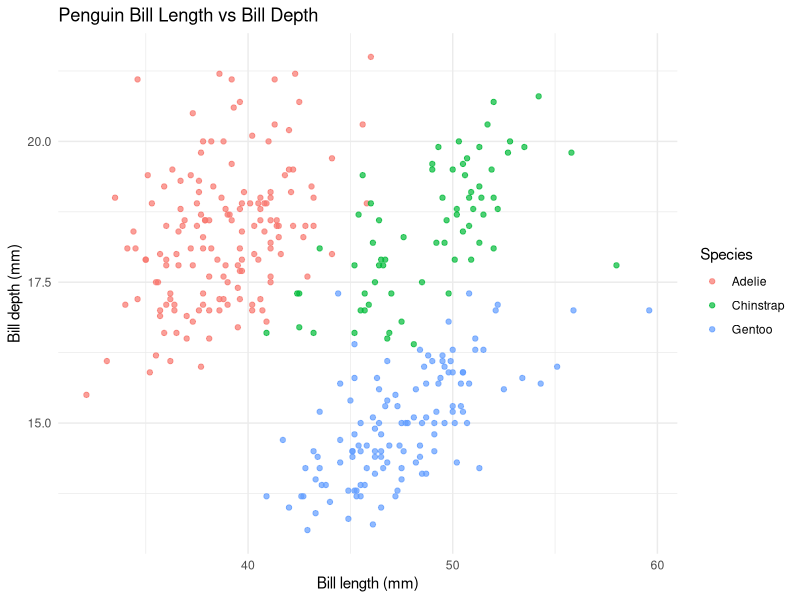

Generate this figure with R:
## ---- chunk 1
#| message: false
#| warning: false

library(palmerpenguins)
library(dplyr)
library(ggplot2)

penguins_data <- palmerpenguins::penguins

head(penguins_data)
## ---- chunk 2
bill_summary <- penguins_data |>
  group_by(species) |>
  summarise(
    avg_bill_length = mean(bill_length_mm, na.rm = TRUE),
    avg_bill_depth = mean(bill_depth_mm, na.rm = TRUE),
    count = n(),
    .groups = "drop"
  )

bill_summary
## ---- chunk 3
#| label: fig-penguin-bills
#| fig-cap: "Relationship between bill length and bill depth across three penguin species."
#| warning: false

penguins_data |>
  ggplot(aes(
    x = bill_length_mm,
    y = bill_depth_mm,
    colour = species
  )) +
  geom_point(alpha = 0.7, na.rm = TRUE) +
  labs(
    title = "Penguin Bill Length vs Bill Depth",
    x = "Bill length (mm)",
    y = "Bill depth (mm)",
    colour = "Species"
  ) +
  theme_minimal()
## ---- chunk 4
bill_ranking <- bill_summary |>
  arrange(desc(avg_bill_length))

bill_ranking
